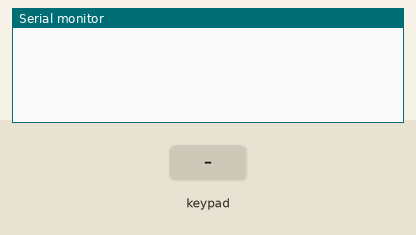
The sketch below on a simulated Arduino Uno, built with avr-gcc and run on an emulated ATmega328P. On the bench: the last lines printed to the serial monitor. Inputs (shaded band) come from the test bench.

Above: at 1.2 s.
1.3 s: keypad keys 1 0 9 8 7 pressed 0.4 s apart
At 3.4 s:
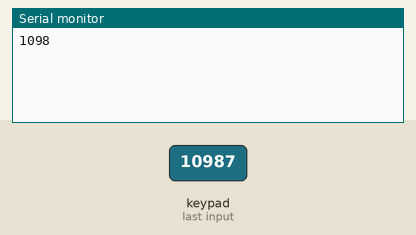
4.8 s: keypad keys 1 0 9 8 7 # pressed 0.4 s apart
At 6.7 s:
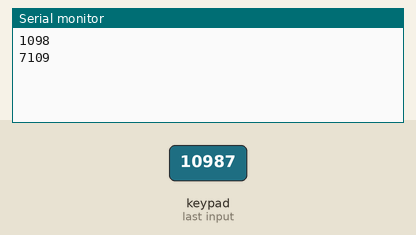
8.7 s: key '1' pressed
At 9.2 s:
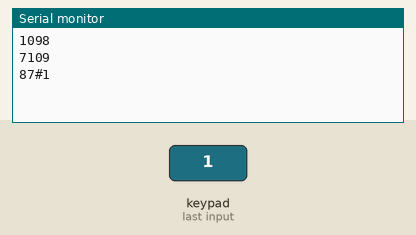

Measured:
- after the input at 1.3 s, the serial monitor: prints a new line after 1.2 s (image 1)
- after the input at 4.8 s, the serial monitor: prints a new line after 0.80 s (image 2)
- after the input at 8.7 s, the serial monitor: prints a new line at once (image 3)

The sketch:

Char_to_string_in_keypad.ino
```cpp
#include <Keypad.h>
String c;
String pad;
char m[4];
int i=0;
const byte numRows= 4;
const byte numCols= 4;
char keymap[numRows][numCols]=
{
{'1', '2', '3', 'A'},
{'4', '5', '6', 'B'},
{'7', '8', '9', 'C'},
{'*', '0', '#', 'D'}
};
byte rowPins[numRows] = {10,9,8,7};
byte colPins[numCols] = {6,5,4,3};
Keypad myKeypad= Keypad(makeKeymap(keymap), rowPins, colPins, numRows, numCols); //mapping keypad
void setup()
  {
  Serial.begin(9600);
  }
void loop()
  {

  char key = myKeypad.getKey();
  //String c = String(key);
  //pad+=c;
     // for(key; key<=4;key++)

      if(key && i<=4)
       {
        m[i]=key;
       i++;
       }
    else if(i==4)
    {
      String x;
      x+=m;
      Serial.println(x);
      i=0;
    }
  }
```
